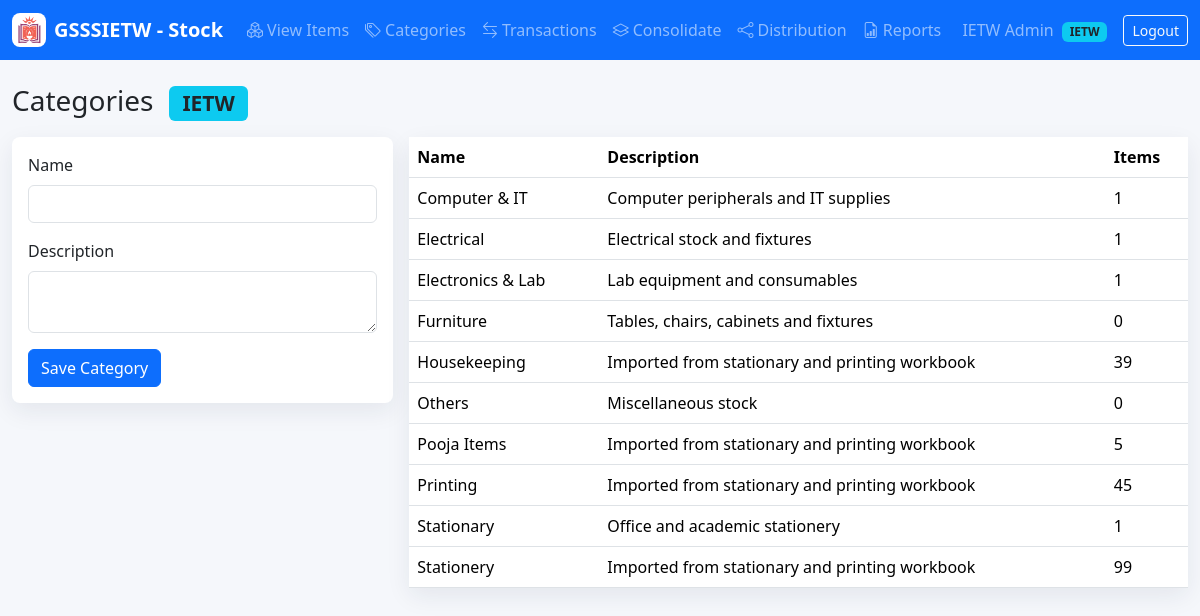
The page /IETW/categories.php (signed in) on the database its author committed.
### tables this page shows
CREATE TABLE `categories` (
  `id` int NOT NULL AUTO_INCREMENT,
  `name` varchar(120) NOT NULL,
  `description` text,
  `created_at` timestamp NULL DEFAULT CURRENT_TIMESTAMP,
  PRIMARY KEY (`id`),
  UNIQUE KEY `name` (`name`)
);

### includes/db.php (called while the page is built, shortened)
<?php
final class Database
{
    private static ?PDO $pdo = null;
    public static function conn(): PDO
    {
        if (self::$pdo === null) {
            $dsn = 'mysql:host=' . DB_HOST . ';dbname=' . DB_NAME . ';charset=utf8mb4';
            self::$pdo = new PDO($dsn, DB_USER, DB_PASS, [
                PDO::ATTR_ERRMODE => PDO::ERRMODE_EXCEPTION,
                PDO::ATTR_DEFAULT_FETCH_MODE => PDO::FETCH_ASSOC,
                PDO::ATTR_EMULATE_PREPARES => false,
            ]);
        }
        return self::$pdo;
    }
}

### includes/functions.php (called while the page is built, shortened)
<?php
require_once __DIR__ . '/db.php';
function e(?string $value): string
{
    return htmlspecialchars((string)$value, ENT_QUOTES, 'UTF-8');
}
function rows(string $sql, array $params = []): array
{
    $stmt = Database::conn()->prepare($sql);
    $stmt->execute($params);
    return $stmt->fetchAll();
}

### IETW/categories.php (the view, shortened to what this page needs)
<?php
require_once __DIR__ . '/../includes/layout.php';
$categories = rows(
    'SELECT c.*, COUNT(i.id) item_count FROM categories c
     LEFT JOIN items i ON i.category_id=c.id AND i.deleted_at IS NULL
     GROUP BY c.id ORDER BY c.name'
);
?>
<h1 class="h3 mb-3">Categories <span class="badge bg-info text-dark ms-2">IETW</span></h1>
<div class="row g-3">
  <div class="col-lg-4">
    <div class="card metric-card"><div class="card-body">
      <form method="post"><?php csrf_field(); ?>
        <div class="mb-3"><label class="form-label">Name</label><input name="name" class="form-control" required></div>
        <div class="mb-3"><label class="form-label">Description</label><textarea name="description" class="form-control"></textarea></div>
        <button class="btn btn-primary">Save Category</button>
      </form>
    </div></div>
  </div>
  <div class="col-lg-8">
    <div class="card metric-card"><div class="table-responsive">
      <table class="table mb-0">
        <thead><tr><th>Name</th><th>Description</th><th>Items</th></tr></thead>
        <tbody>
          <?php foreach ($categories as $c): ?>
          <tr><td><?= e($c['name']) ?></td><td><?= e($c['description']) ?></td><td><?= e($c['item_count']) ?></td></tr>
          <?php endforeach; ?>
        </tbody>
      </table>
    </div></div>
  </div>
</div>

### assets/css/app.css (style rules this page uses)
body { background: #f5f7fb; }
.metric-card { border: 0; border-radius: 8px; box-shadow: 0 8px 24px rgba(30, 41, 59, .08); }
.table thead th { white-space: nowrap; }

### rows shown on the page
categories: name "Computer & IT", description "Computer peripherals and IT supplies", item_count "1"
categories: name "Electrical", description "Electrical stock and fixtures", item_count "1"
categories: name "Electronics & Lab", description "Lab equipment and consumables", item_count "1"
categories: name "Furniture", description "Tables, chairs, cabinets and fixtures", item_count "0"
categories: name "Housekeeping", description "Imported from stationary and printing workbook", item_count "39"
categories: name "Others", description "Miscellaneous stock", item_count "0"
categories: name "Pooja Items", description "Imported from stationary and printing workbook", item_count "5"
categories: name "Printing", description "Imported from stationary and printing workbook", item_count "45"
categories: name "Stationary", description "Office and academic stationery", item_count "1"
categories: name "Stationery", description "Imported from stationary and printing workbook", item_count "99"

### other values the page prints
APP_SHORT_NAME "GSSSIETW - Stock"
$l[1] "View Items"
$l[1] "Categories"
$l[1] "Transactions"
$l[1] "Consolidate"
$l[1] "Distribution"
$l[1] "Reports"
$u['name'] "IETW Admin"
$role "IETW"
